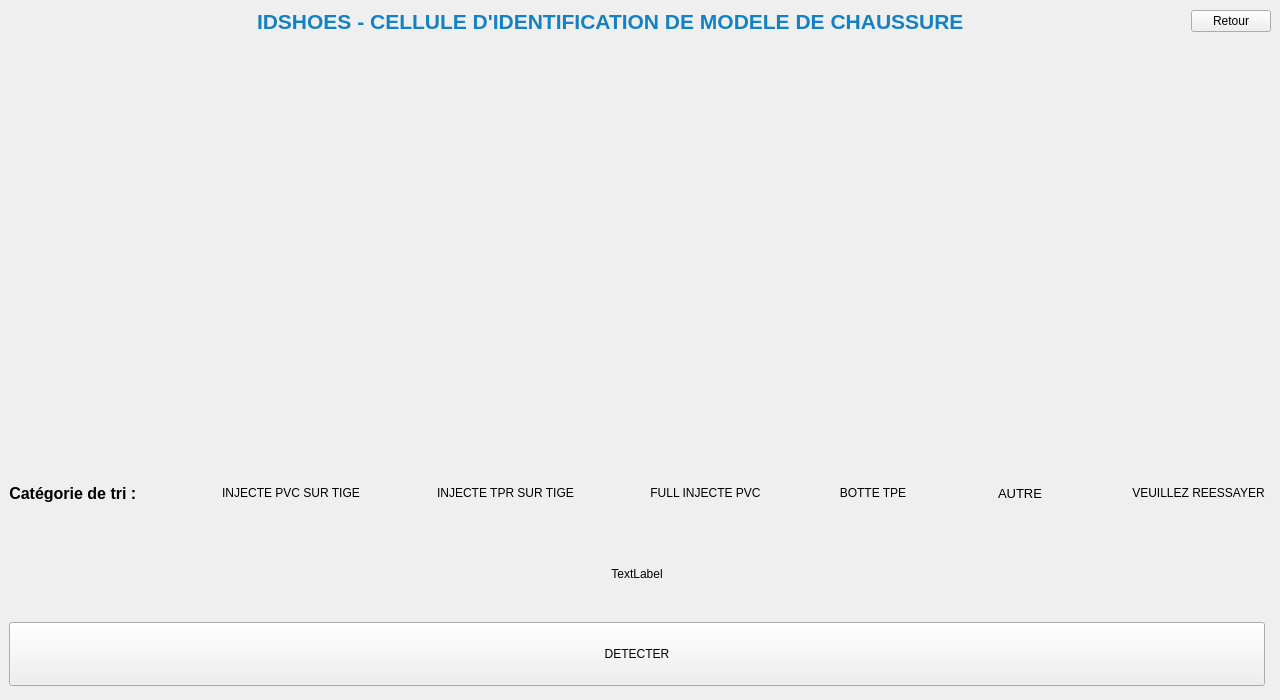
<?xml version="1.0" encoding="UTF-8"?>
<ui version="4.0">
 <class>DemoWindow</class>
 <widget class="QMainWindow" name="DemoWindow">
  <property name="windowModality">
   <enum>Qt::NonModal</enum>
  </property>
  <property name="enabled">
   <bool>true</bool>
  </property>
  <property name="geometry">
   <rect>
    <x>0</x>
    <y>0</y>
    <width>1280</width>
    <height>700</height>
   </rect>
  </property>
  <property name="minimumSize">
   <size>
    <width>1280</width>
    <height>600</height>
   </size>
  </property>
  <property name="maximumSize">
   <size>
    <width>1280</width>
    <height>700</height>
   </size>
  </property>
  <property name="windowTitle">
   <string>MainWindow</string>
  </property>
  <widget class="QWidget" name="centralwidget">
   <layout class="QGridLayout" name="gridLayout_2">
    <item row="0" column="0">
     <layout class="QGridLayout" name="gridLayout">
      <property name="sizeConstraint">
       <enum>QLayout::SetMinAndMaxSize</enum>
      </property>
      <item row="0" column="0" colspan="2">
       <layout class="QHBoxLayout" name="horizontalLayout">
        <item>
         <widget class="QLabel" name="label_3">
          <property name="text">
           <string/>
          </property>
          <property name="pixmap">
           <pixmap resource="idshoes.qrc">:/imageModele/Decathlon_Logo.svg</pixmap>
          </property>
         </widget>
        </item>
        <item>
         <widget class="QLabel" name="labelDecathlon">
          <property name="text">
           <string/>
          </property>
          <property name="textFormat">
           <enum>Qt::AutoText</enum>
          </property>
          <property name="pixmap">
           <pixmap resource="idshoes.qrc">:/imageModele/ESTIA.png</pixmap>
          </property>
          <property name="scaledContents">
           <bool>false</bool>
          </property>
         </widget>
        </item>
        <item>
         <spacer name="horizontalSpacer_2">
          <property name="orientation">
           <enum>Qt::Horizontal</enum>
          </property>
          <property name="sizeHint" stdset="0">
           <size>
            <width>40</width>
            <height>20</height>
           </size>
          </property>
         </spacer>
        </item>
        <item>
         <widget class="QLabel" name="labelDemoTitle">
          <property name="palette">
           <palette>
            <active>
             <colorrole role="WindowText">
              <brush brushstyle="SolidPattern">
               <color alpha="255">
                <red>20</red>
                <green>130</green>
                <blue>194</blue>
               </color>
              </brush>
             </colorrole>
            </active>
            <inactive>
             <colorrole role="WindowText">
              <brush brushstyle="SolidPattern">
               <color alpha="255">
                <red>20</red>
                <green>130</green>
                <blue>194</blue>
               </color>
              </brush>
             </colorrole>
            </inactive>
            <disabled>
             <colorrole role="WindowText">
              <brush brushstyle="SolidPattern">
               <color alpha="255">
                <red>190</red>
                <green>190</green>
                <blue>190</blue>
               </color>
              </brush>
             </colorrole>
            </disabled>
           </palette>
          </property>
          <property name="font">
           <font>
            <pointsize>16</pointsize>
            <weight>75</weight>
            <bold>true</bold>
           </font>
          </property>
          <property name="cursor">
           <cursorShape>ArrowCursor</cursorShape>
          </property>
          <property name="text">
           <string>IDSHOES - CELLULE D'IDENTIFICATION DE MODELE DE CHAUSSURE</string>
          </property>
          <property name="Color" stdset="0">
           <color>
            <red>173</red>
            <green>127</green>
            <blue>168</blue>
           </color>
          </property>
         </widget>
        </item>
        <item>
         <spacer name="horizontalSpacer">
          <property name="orientation">
           <enum>Qt::Horizontal</enum>
          </property>
          <property name="sizeHint" stdset="0">
           <size>
            <width>40</width>
            <height>20</height>
           </size>
          </property>
         </spacer>
        </item>
        <item>
         <widget class="QPushButton" name="pushButtonBack">
          <property name="font">
           <font/>
          </property>
          <property name="text">
           <string>Retour</string>
          </property>
         </widget>
        </item>
       </layout>
      </item>
      <item row="2" column="0" rowspan="2">
       <layout class="QVBoxLayout" name="verticalLayout_3">
        <property name="sizeConstraint">
         <enum>QLayout::SetMinimumSize</enum>
        </property>
        <item>
         <layout class="QHBoxLayout" name="horizontalLayout_4">
          <item>
           <widget class="QLabel" name="label">
            <property name="sizePolicy">
             <sizepolicy hsizetype="Minimum" vsizetype="Minimum">
              <horstretch>0</horstretch>
              <verstretch>0</verstretch>
             </sizepolicy>
            </property>
            <property name="maximumSize">
             <size>
              <width>250</width>
              <height>100</height>
             </size>
            </property>
            <property name="font">
             <font>
              <pointsize>12</pointsize>
              <weight>75</weight>
              <bold>true</bold>
             </font>
            </property>
            <property name="text">
             <string>Catégorie de tri : </string>
            </property>
            <property name="textFormat">
             <enum>Qt::PlainText</enum>
            </property>
            <property name="alignment">
             <set>Qt::AlignCenter</set>
            </property>
           </widget>
          </item>
          <item>
           <spacer name="horizontalSpacer_3">
            <property name="orientation">
             <enum>Qt::Horizontal</enum>
            </property>
            <property name="sizeType">
             <enum>QSizePolicy::Fixed</enum>
            </property>
            <property name="sizeHint" stdset="0">
             <size>
              <width>75</width>
              <height>20</height>
             </size>
            </property>
           </spacer>
          </item>
          <item>
           <widget class="QLabel" name="ipstLabel">
            <property name="sizePolicy">
             <sizepolicy hsizetype="MinimumExpanding" vsizetype="Preferred">
              <horstretch>0</horstretch>
              <verstretch>0</verstretch>
             </sizepolicy>
            </property>
            <property name="text">
             <string>INJECTE PVC SUR TIGE</string>
            </property>
            <property name="alignment">
             <set>Qt::AlignCenter</set>
            </property>
           </widget>
          </item>
          <item>
           <spacer name="horizontalSpacer_4">
            <property name="orientation">
             <enum>Qt::Horizontal</enum>
            </property>
            <property name="sizeHint" stdset="0">
             <size>
              <width>40</width>
              <height>20</height>
             </size>
            </property>
           </spacer>
          </item>
          <item>
           <widget class="QLabel" name="itspLabel">
            <property name="sizePolicy">
             <sizepolicy hsizetype="MinimumExpanding" vsizetype="Preferred">
              <horstretch>0</horstretch>
              <verstretch>0</verstretch>
             </sizepolicy>
            </property>
            <property name="text">
             <string>INJECTE TPR SUR TIGE</string>
            </property>
            <property name="alignment">
             <set>Qt::AlignCenter</set>
            </property>
           </widget>
          </item>
          <item>
           <spacer name="horizontalSpacer_5">
            <property name="orientation">
             <enum>Qt::Horizontal</enum>
            </property>
            <property name="sizeHint" stdset="0">
             <size>
              <width>40</width>
              <height>20</height>
             </size>
            </property>
           </spacer>
          </item>
          <item>
           <widget class="QLabel" name="fipLabel">
            <property name="sizePolicy">
             <sizepolicy hsizetype="MinimumExpanding" vsizetype="Preferred">
              <horstretch>0</horstretch>
              <verstretch>0</verstretch>
             </sizepolicy>
            </property>
            <property name="text">
             <string>FULL INJECTE PVC</string>
            </property>
            <property name="alignment">
             <set>Qt::AlignCenter</set>
            </property>
           </widget>
          </item>
          <item>
           <spacer name="horizontalSpacer_6">
            <property name="orientation">
             <enum>Qt::Horizontal</enum>
            </property>
            <property name="sizeHint" stdset="0">
             <size>
              <width>40</width>
              <height>20</height>
             </size>
            </property>
           </spacer>
          </item>
          <item>
           <widget class="QLabel" name="btLabel">
            <property name="sizePolicy">
             <sizepolicy hsizetype="MinimumExpanding" vsizetype="Preferred">
              <horstretch>0</horstretch>
              <verstretch>0</verstretch>
             </sizepolicy>
            </property>
            <property name="text">
             <string>BOTTE TPE</string>
            </property>
            <property name="alignment">
             <set>Qt::AlignCenter</set>
            </property>
           </widget>
          </item>
          <item>
           <spacer name="horizontalSpacer_7">
            <property name="orientation">
             <enum>Qt::Horizontal</enum>
            </property>
            <property name="sizeHint" stdset="0">
             <size>
              <width>40</width>
              <height>20</height>
             </size>
            </property>
           </spacer>
          </item>
          <item>
           <widget class="QLabel" name="autreLabel">
            <property name="sizePolicy">
             <sizepolicy hsizetype="MinimumExpanding" vsizetype="Preferred">
              <horstretch>0</horstretch>
              <verstretch>0</verstretch>
             </sizepolicy>
            </property>
            <property name="font">
             <font>
              <pointsize>10</pointsize>
              <weight>50</weight>
              <italic>false</italic>
              <bold>false</bold>
             </font>
            </property>
            <property name="text">
             <string>AUTRE</string>
            </property>
            <property name="alignment">
             <set>Qt::AlignCenter</set>
            </property>
           </widget>
          </item>
          <item>
           <spacer name="horizontalSpacer_8">
            <property name="orientation">
             <enum>Qt::Horizontal</enum>
            </property>
            <property name="sizeHint" stdset="0">
             <size>
              <width>40</width>
              <height>20</height>
             </size>
            </property>
           </spacer>
          </item>
          <item>
           <widget class="QLabel" name="noneLabel">
            <property name="sizePolicy">
             <sizepolicy hsizetype="MinimumExpanding" vsizetype="Preferred">
              <horstretch>0</horstretch>
              <verstretch>0</verstretch>
             </sizepolicy>
            </property>
            <property name="frameShadow">
             <enum>QFrame::Plain</enum>
            </property>
            <property name="text">
             <string>VEUILLEZ REESSAYER</string>
            </property>
            <property name="alignment">
             <set>Qt::AlignCenter</set>
            </property>
           </widget>
          </item>
         </layout>
        </item>
        <item>
         <widget class="QLabel" name="confidenceLabel">
          <property name="enabled">
           <bool>true</bool>
          </property>
          <property name="text">
           <string>TextLabel</string>
          </property>
          <property name="alignment">
           <set>Qt::AlignCenter</set>
          </property>
         </widget>
        </item>
        <item>
         <layout class="QHBoxLayout" name="horizontalLayout_3">
          <property name="spacing">
           <number>10</number>
          </property>
          <property name="sizeConstraint">
           <enum>QLayout::SetMinimumSize</enum>
          </property>
          <property name="leftMargin">
           <number>0</number>
          </property>
          <property name="topMargin">
           <number>5</number>
          </property>
          <property name="bottomMargin">
           <number>5</number>
          </property>
          <item>
           <widget class="QPushButton" name="pushButtonStart">
            <property name="sizePolicy">
             <sizepolicy hsizetype="Minimum" vsizetype="Maximum">
              <horstretch>0</horstretch>
              <verstretch>0</verstretch>
             </sizepolicy>
            </property>
            <property name="maximumSize">
             <size>
              <width>16777215</width>
              <height>16777198</height>
             </size>
            </property>
            <property name="text">
             <string>DETECTER</string>
            </property>
            <property name="iconSize">
             <size>
              <width>16</width>
              <height>20</height>
             </size>
            </property>
           </widget>
          </item>
         </layout>
        </item>
       </layout>
      </item>
      <item row="1" column="0">
       <layout class="QVBoxLayout" name="verticalLayout">
        <property name="sizeConstraint">
         <enum>QLayout::SetMaximumSize</enum>
        </property>
        <item>
         <layout class="QHBoxLayout" name="horizontalLayout_2">
          <property name="sizeConstraint">
           <enum>QLayout::SetMaximumSize</enum>
          </property>
          <item>
           <widget class="QLabel" name="labelVideo1">
            <property name="sizePolicy">
             <sizepolicy hsizetype="MinimumExpanding" vsizetype="Preferred">
              <horstretch>0</horstretch>
              <verstretch>0</verstretch>
             </sizepolicy>
            </property>
            <property name="minimumSize">
             <size>
              <width>620</width>
              <height>410</height>
             </size>
            </property>
            <property name="maximumSize">
             <size>
              <width>620</width>
              <height>410</height>
             </size>
            </property>
            <property name="text">
             <string/>
            </property>
            <property name="alignment">
             <set>Qt::AlignRight|Qt::AlignTrailing|Qt::AlignVCenter</set>
            </property>
           </widget>
          </item>
          <item>
           <widget class="QLabel" name="labelVideo2">
            <property name="sizePolicy">
             <sizepolicy hsizetype="MinimumExpanding" vsizetype="Preferred">
              <horstretch>0</horstretch>
              <verstretch>0</verstretch>
             </sizepolicy>
            </property>
            <property name="minimumSize">
             <size>
              <width>620</width>
              <height>410</height>
             </size>
            </property>
            <property name="maximumSize">
             <size>
              <width>620</width>
              <height>410</height>
             </size>
            </property>
            <property name="text">
             <string/>
            </property>
            <property name="scaledContents">
             <bool>false</bool>
            </property>
            <property name="alignment">
             <set>Qt::AlignRight|Qt::AlignTrailing|Qt::AlignVCenter</set>
            </property>
           </widget>
          </item>
         </layout>
        </item>
       </layout>
      </item>
     </layout>
    </item>
   </layout>
  </widget>
 </widget>
 <resources>
  <include location="idshoes.qrc"/>
 </resources>
 <connections/>
</ui>
